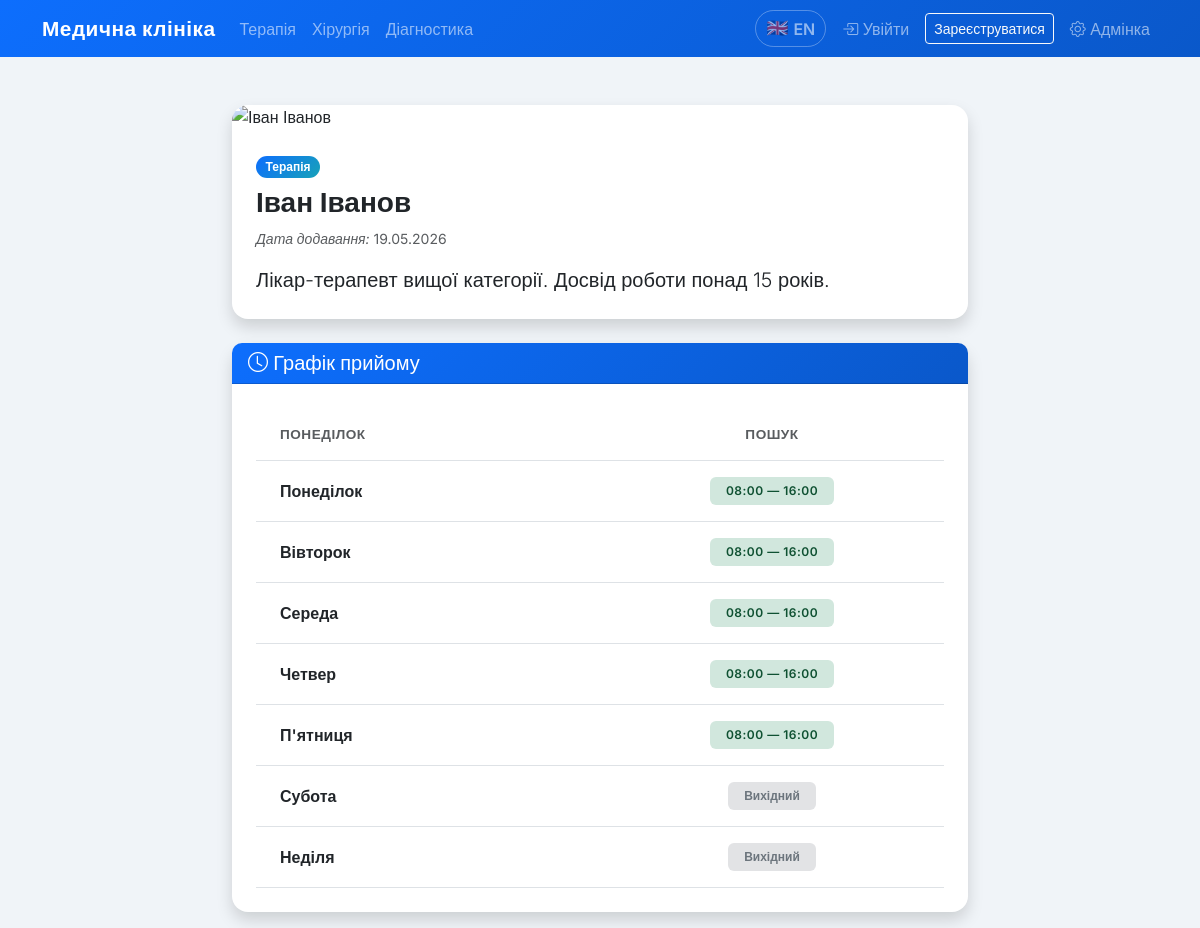
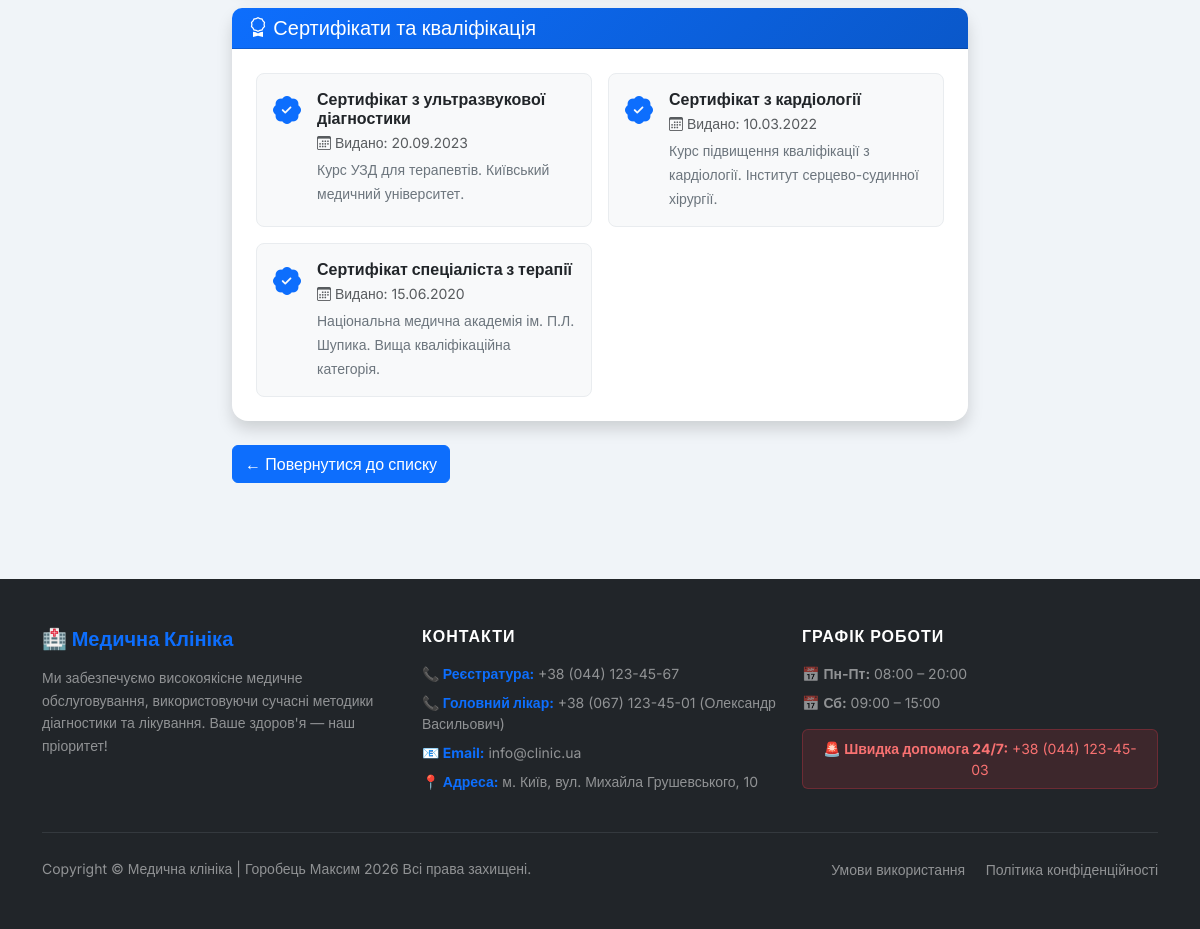
Screenshot of /post.php?post_id=1 with the database file from the repository (2 pictures, top to bottom).
### tables this page shows
CREATE TABLE `menu` (
  `id` int(11) NOT NULL,
  `title` varchar(50) NOT NULL
);

CREATE TABLE `doctors` (
  `id` int(11) NOT NULL,
  `doctor_name` varchar(256) NOT NULL,
  `image` text NOT NULL,
  `specialization` text NOT NULL,
  `datetime` date NOT NULL,
  `menu_id` int(11) NOT NULL
);

CREATE TABLE `doctor_schedule` (
  `id` int(11) NOT NULL,
  `doctor_id` int(11) NOT NULL,
  `day_of_week` tinyint(1) NOT NULL COMMENT '1=Пн, 2=Вт, 3=Ср, 4=Чт, 5=Пт, 6=Сб, 7=Нд',
  `start_time` time NOT NULL,
  `end_time` time NOT NULL
);

CREATE TABLE `doctor_certificates` (
  `id` int(11) NOT NULL,
  `doctor_id` int(11) NOT NULL,
  `title` varchar(256) NOT NULL,
  `issued_date` date DEFAULT NULL,
  `description` text DEFAULT NULL
);

### function.php (called while the page is built, shortened)
<?php
include_once ('conf.php');
    function get_menu () {
        global $conn;
        $sql = "SELECT * FROM menu";
        $result = mysqli_query($conn, $sql);
        $menus = mysqli_fetch_all($result, MYSQLI_ASSOC);
        return $menus;
    }
function get_doctor_by_id($doctor_id) {
        global $conn;
        $doctor_id = intval($doctor_id);
        $sql = "SELECT * FROM doctors WHERE id =" .$doctor_id;
        $result = mysqli_query($conn, $sql);
        $doctor = mysqli_fetch_assoc($result);
        return $doctor;
}
function get_category_title($category_id) {
        global $conn;
        $category_id = mysqli_real_escape_string($conn, $category_id);
        $sql = "SELECT * FROM menu WHERE id=".$category_id;
        $result = mysqli_query($conn, $sql);
        $category = mysqli_fetch_assoc($result);
        return $category;
}
function get_doctor_schedule($doctor_id) {
    global $conn;
    $doctor_id = intval($doctor_id);
    $sql = "SELECT * FROM doctor_schedule WHERE doctor_id = $doctor_id ORDER BY day_of_week ASC";
    $result = mysqli_query($conn, $sql);
    return mysqli_fetch_all($result, MYSQLI_ASSOC);
}
function get_doctor_certificates($doctor_id) {
    global $conn;
    $doctor_id = intval($doctor_id);
    $sql = "SELECT * FROM doctor_certificates WHERE doctor_id = $doctor_id ORDER BY issued_date DESC";
    $result = mysqli_query($conn, $sql);
    return mysqli_fetch_all($result, MYSQLI_ASSOC);
}
function is_user_logged_in() {
    return isset($_SESSION['user_id']) && $_SESSION['user_id'] > 0;
}

### post.php (the view, shortened to what this page needs)
<?php
include_once ('header.php');
$post_id = isset($_GET['post_id']) ? intval($_GET['post_id']) : 0;
$doctor = get_doctor_by_id($post_id);
$schedule = get_doctor_schedule($post_id);
$certificates = get_doctor_certificates($post_id);
?>
<section class="doctor-detail py-5">
    <div class="container">
        <div class="row justify-content-center">
            <div class="col-lg-8">
                <div class="card shadow border-0 rounded-4 overflow-hidden">
                    <img class="card-img-top"
                         src="<?=$doctor['image']?>"
                         alt="<?=$doctor['doctor_name']?>"
                         style="max-height: 450px; object-fit: cover; object-position: center top;" />
                    <div class="card-body p-4">
                        <span class="badge bg-primary mb-2">
                            <?php
                                $cat = get_category_title($doctor['menu_id']);
                                echo $cat['title'] ?? '';
                            ?>
                        </span>
                        <h1 class="card-title fw-bolder h3"><?=$doctor['doctor_name']?></h1>
                        <div class="small text-muted mb-3">
                            <i><?=$lang['date_added']?></i>
                            <?=$doctor['datetime']=date('d.m.Y', strtotime($doctor['datetime']));?>
                        </div>
                        <p class="card-text lead"><?=$doctor['specialization']?></p>
                    </div>
                </div>
                <div class="card shadow border-0 rounded-4 mt-4">
                    <div class="card-header bg-primary text-white rounded-top-4">
                        <h5 class="mb-0"><i class="bi bi-clock"></i> <?=$lang['work_schedule']?></h5>
                    </div>
                    <div class="card-body p-4">
                        <?php if (empty($schedule)): ?>
                            <p class="text-muted mb-0"><?=$lang['no_schedule']?></p>
                        <?php else: ?>
                            <div class="table-responsive">
                                <table class="table table-hover schedule-table mb-0">
                                    <thead>
                                        <tr>
                                            <th class="text-muted" style="width: 50%;"><?=$lang['day_1']?></th>
                                            <th class="text-center text-muted"><?=$lang['search']?></th>
                                        </tr>
                                    </thead>
                                    <tbody>
                                        <?php
                                        $schedule_by_day = [];
                                        foreach ($schedule as $s) {
                                            $schedule_by_day[$s['day_of_week']] = $s;
                                        }
                                        for ($day = 1; $day <= 7; $day++):
                                        ?>
                                        <tr class="<?=isset($schedule_by_day[$day]) ? '' : 'text-muted'?>">
                                            <td class="fw-semibold"><?=$lang['day_' . $day]?></td>
                                            <td class="text-center">
                                                <?php if (isset($schedule_by_day[$day])): ?>
                                                    <span class="badge bg-success-subtle text-success px-3 py-2 schedule-badge">
                                                        <?=substr($schedule_by_day[$day]['start_time'], 0, 5)?> — <?=substr($schedule_by_day[$day]['end_time'], 0, 5)?>
                                                    </span>
                                                <?php else: ?>
                                                    <span class="badge bg-secondary-subtle text-secondary px-3 py-2"><?=$lang['day_off']?></span>
                                                <?php endif; ?>
                                            </td>
                                        </tr>
                                        <?php endfor; ?>
                                    </tbody>
                                </table>
                            </div>
                        <?php endif; ?>
                    </div>
                </div>
                <div class="card shadow border-0 rounded-4 mt-4">
                    <div class="card-header bg-primary text-white rounded-top-4">
                        <h5 class="mb-0"><i class="bi bi-award"></i> <?=$lang['certificates']?></h5>
                    </div>
                    <div class="card-body p-4">
                        <?php if (empty($certificates)): ?>
                            <p class="text-muted mb-0"><?=$lang['no_certificates']?></p>
                        <?php else: ?>
                            <div class="row g-3">
                                <?php foreach ($certificates as $cert): ?>
                                <div class="col-md-6">
                                    <div class="certificate-card p-3 rounded-3 h-100">
                                        <div class="d-flex align-items-start">
                                            <div class="cert-icon me-3">
                                                <i class="bi bi-patch-check-fill text-primary fs-3"></i>
                                            </div>
                                            <div>
                                                <h6 class="fw-bold mb-1"><?=htmlspecialchars($cert['title'])?></h6>
                                                <?php if (!empty($cert['issued_date'])): ?>
                                                    <small class="text-muted d-block mb-1">
                                                        <i class="bi bi-calendar3"></i> <?=$lang['cert_issued']?> <?=date('d.m.Y', strtotime($cert['issued_date']))?>
                                                    </small>
                                                <?php endif; ?>
                                                <?php if (!empty($cert['description'])): ?>
                                                    <small class="text-secondary"><?=htmlspecialchars($cert['description'])?></small>
                                                <?php endif; ?>
                                            </div>
                                        </div>
                                    </div>
                                </div>
                                <?php endforeach; ?>
                            </div>
                        <?php endif; ?>
                    </div>
                </div>
                <div class="mt-4">
                    <a class="btn btn-primary" href="index.php"><?=$lang['back_to_list']?></a>
                </div>
            </div>
        </div>
    </div>
</section>
<?php require_once('footer.php'); ?>

### header.php (shortened to what this page needs)
<?php
    include_once ('function.php');
    $current_lang = $_SESSION['lang'] ?? 'uk';
?>
<!doctype html>
<html lang="<?=$current_lang?>">
<head>
        <link href="css/styles.css" rel="stylesheet" />
        <link href="https://cdn.jsdelivr.net/npm/bootstrap@5.3.0/dist/css/bootstrap.min.css" rel="stylesheet" />
        <link href="https://cdn.jsdelivr.net/npm/bootstrap-icons@1.11.0/font/bootstrap-icons.css" rel="stylesheet" />
        <link href="css/main.css" rel="stylesheet" />
</head>
<body>
<nav class="navbar navbar-expand-lg navbar-dark bg-medical">
    <div class="container">
        <a class="navbar-brand" href="index.php"><?=$lang['site_name']?></a>
        <div class="collapse navbar-collapse" id="navbarSupportedContent">
            <ul class="navbar-nav me-auto mb-2 mb-lg-0">
                <?php $menus = get_menu();?>
                <?php foreach ($menus as $menu):?>
                <li class="nav-item"><a class="nav-link" href="category.php?category_id=<?=$menu['id']?>"><?=$menu['title']?></a></li>
                <?php endforeach;?>
            </ul>
            <ul class="navbar-nav ms-auto mb-2 mb-lg-0 align-items-center">
                <li class="nav-item me-2">
                    <?php if ($current_lang === 'uk'): ?>
                        <a class="nav-link lang-switch" href="set-lang.php?lang=en" title="Switch to English">
                            <span class="lang-flag">🇬🇧</span> EN
                        </a>
                    <?php else: ?>
                        <a class="nav-link lang-switch" href="set-lang.php?lang=uk" title="Перемкнути на українську">
                            <span class="lang-flag">🇺🇦</span> UA
                        </a>
                    <?php endif; ?>
                </li>
                <?php if (is_user_logged_in()): ?>
                    <li class="nav-item">
                        <a class="nav-link" href="user-profile.php">
                            <i class="bi bi-person-circle"></i> <?=$lang['nav_profile']?>
                        </a>
                    </li>
                    <li class="nav-item">
                        <a class="nav-link text-warning" href="user-logout.php">
                            <i class="bi bi-box-arrow-right"></i> <?=$lang['nav_logout']?>
                        </a>
                    </li>
                <?php else: ?>
                    <li class="nav-item">
                        <a class="nav-link" href="user-login.php">
                            <i class="bi bi-box-arrow-in-right"></i> <?=$lang['nav_login']?>
                        </a>
                    </li>
                    <li class="nav-item">
                        <a class="btn btn-outline-light btn-sm ms-2" href="register.php">
                            <?=$lang['nav_register']?>
                        </a>
                    </li>
                <?php endif; ?>
                <li class="nav-item ms-2">
                    <a class="nav-link" href="login/index.php">
                        <i class="bi bi-gear"></i> <?=$lang['nav_admin']?>
                    </a>
                </li>
            </ul>
        </div>
    </div>
</nav>

### rows the page displays
menu: title "Терапія"
menu: title "Хірургія"
menu: title "Діагностика"
doctors: doctor_name "Іван Іванов", specialization "Лікар-терапевт вищої категорії. Досвід роботи понад 15 років."
doctor_schedule: day_ "Понеділок", start_time "08:00", end_time "16:00"
doctor_schedule: day_ "Вівторок", start_time "08:00", end_time "16:00"
doctor_schedule: day_ "Середа", start_time "08:00", end_time "16:00"
doctor_schedule: day_ "Четвер", start_time "08:00", end_time "16:00"
doctor_schedule: day_ "П'ятниця", start_time "08:00", end_time "16:00"
doctor_certificates: title "Сертифікат з ультразвукової діагностики", issued_date "20.09.2023", description "Курс УЗД для терапевтів. Київський медичний університет."
doctor_certificates: title "Сертифікат з кардіології", issued_date "10.03.2022", description "Курс підвищення кваліфікації з кардіології. Інститут серцево-судинної хірургії."
doctor_certificates: title "Сертифікат спеціаліста з терапії", issued_date "15.06.2020", description "Національна медична академія ім. П.Л. Шупика. Вища кваліфікаційна категорія."

### other values shown
$lang['site_name'] "Медична клініка"
$lang['nav_login'] "Увійти"
$lang['nav_register'] "Зареєструватися"
$lang['nav_admin'] "Адмінка"
$lang['date_added'] "Дата додавання:"
$doctor['datetime']=date('d.m.Y', strtotime($doctor['datetime'])) "19.05.2026"
$lang['work_schedule'] "Графік прийому"
$lang['day_1'] "ПОНЕДІЛОК"
$lang['search'] "ПОШУК"
$lang['day_' . $day] "Субота"
$lang['day_' . $day] "Неділя"
$lang['certificates'] "Сертифікати та кваліфікація"
$lang['back_to_list'] "← Повернутися до списку"
$lang['footer_brand'] "🏥 Медична Клініка"
$lang['footer_desc'] "Ми забезпечуємо високоякісне медичне обслуговування, використовуючи сучасні методики діагностики та лікування. Ваше здоров'я — наш пріоритет!"
